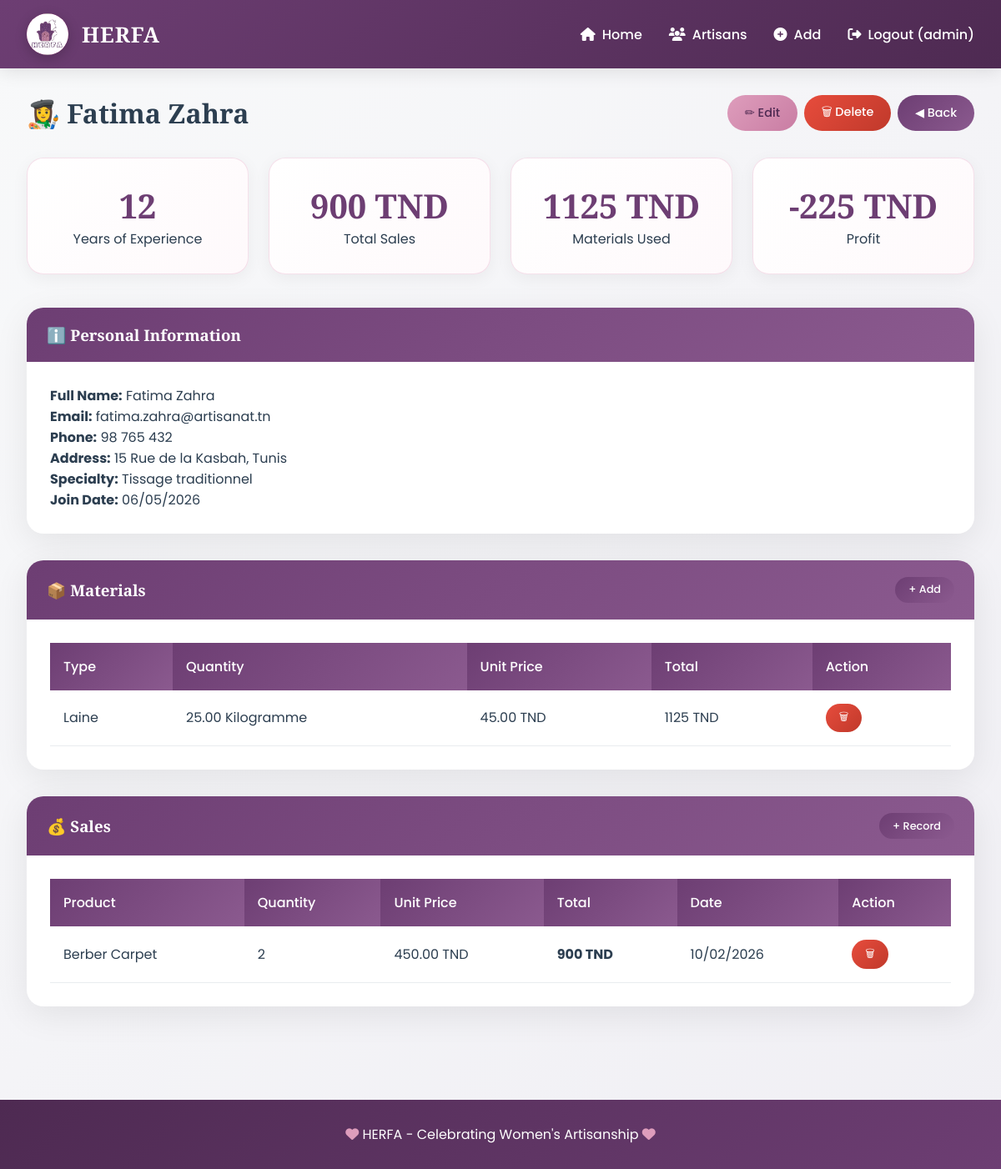
/artisans/1/ (signed in), run on the app's committed database.
### artisans/models.py (models this page shows, shortened)
class Artisan(models.Model):
    user = models.ForeignKey(User, on_delete=models.CASCADE, null=True, blank=True)
    first_name = models.CharField(max_length=100)
    last_name = models.CharField(max_length=100)
    email = models.EmailField(unique=True)
    phone = models.CharField(max_length=20)
    address = models.TextField()
    specialty = models.CharField(max_length=200)
    experience_years = models.IntegerField(default=0)
    profile_image = models.ImageField(upload_to='artisans/', blank=True, null=True)
    join_date = models.DateField(auto_now_add=True)
    is_active = models.BooleanField(default=True)
    user = models.ForeignKey(User, on_delete=models.CASCADE, null=True, blank=True)  # ← ADD THIS
    first_name = models.CharField(max_length=100)
    @property
    def full_name(self):
        return f"{self.first_name} {self.last_name}"

class Material(models.Model):
    MATERIAL_TYPES = [
        ('wool', 'Laine'),
        ('cotton', 'Coton'),
        ('silk', 'Soie'),
        ('thread', 'Fil'),
	('Argile','Argile'),
	('Silver','Argent'),
    ]
    UNITS = [
        ('kg', 'Kilogramme'),
        ('g', 'Gramme'),
        ('m', 'Mètre'),
        ('piece', 'Pièce'),
    ]
    artisan = models.ForeignKey(Artisan, on_delete=models.CASCADE, related_name='materials')
    material_type = models.CharField(max_length=50, choices=MATERIAL_TYPES)
    quantity = models.DecimalField(max_digits=10, decimal_places=2, validators=[MinValueValidator(0)])
    unit = models.CharField(max_length=20, choices=UNITS, default='kg')
    purchase_date = models.DateField()
    cost_per_unit = models.DecimalField(max_digits=10, decimal_places=2, validators=[MinValueValidator(0)])
    @property
    def total_cost(self):
        return self.quantity * self.cost_per_unit

class Sale(models.Model):
    artisan = models.ForeignKey(Artisan, on_delete=models.CASCADE, related_name='sales')
    product_name = models.CharField(max_length=200)
    quantity_sold = models.IntegerField(validators=[MinValueValidator(1)])
    unit_price = models.DecimalField(max_digits=10, decimal_places=2, validators=[MinValueValidator(0)])
    sale_date = models.DateField()
    customer_name = models.CharField(max_length=200, blank=True, null=True)  # ← AJOUTER CETTE LIGNE
    @property
    def total_price(self):
        return self.quantity_sold * self.unit_price
    class Meta:
        ordering = ['-sale_date']

### artisans/views.py (the view)
# urls.py: path('artisans/<int:pk>/', views.artisan_detail, name='artisan_detail'),
@login_required
def artisan_detail(request, pk):
    artisan = get_object_or_404(Artisan, pk=pk)
    materials = artisan.materials.all()
    sales = artisan.sales.all()
    total_sales = sum(s.total_price for s in sales)
    total_materials = sum(m.quantity * m.cost_per_unit for m in materials)
    return render(request, 'artisans/artisan_detail.html', {
        'artisan': artisan,
        'materials': materials,
        'sales': sales,
        'total_sales': total_sales,
        'total_materials': total_materials,
        'profit': total_sales - total_materials,
    })

### artisans/templates/artisans/artisan_detail.html
{% extends 'artisans/base.html' %}
{% block content %}
<div style="display: flex; justify-content: space-between; align-items: center; margin-bottom: 2rem;">
    <h1>👩‍🎨 {{ artisan.full_name }}</h1>
    <div style="display: flex; gap: 0.5rem;">
        <a href="{% url 'artisan_edit' artisan.pk %}" class="btn btn-secondary">✏ Edit</a>
        <a href="{% url 'artisan_delete' artisan.pk %}" class="btn btn-danger">🗑 Delete</a>
        <a href="{% url 'artisan_list' %}" class="btn btn-primary">◀ Back</a>
    </div>
</div>
<div class="stats-grid">
    <div class="stat-card">
        <div class="stat-number">{{ artisan.experience_years }}</div>
        <div>Years of Experience</div>
    </div>
    <div class="stat-card">
        <div class="stat-number">{{ total_sales|floatformat:0 }} TND</div>
        <div>Total Sales</div>
    </div>
    <div class="stat-card">
        <div class="stat-number">{{ total_materials|floatformat:0 }} TND</div>
        <div>Materials Used</div>
    </div>
    <div class="stat-card">
        <div class="stat-number">{{ profit|floatformat:0 }} TND</div>
        <div>Profit</div>
    </div>
</div>
<div class="card">
    <div class="card-header">
        <h3>ℹ️ Personal Information</h3>
    </div>
    <div class="card-body">
        <p><strong>Full Name:</strong> {{ artisan.full_name }}</p>
        <p><strong>Email:</strong> {{ artisan.email }}</p>
        <p><strong>Phone:</strong> {{ artisan.phone }}</p>
        <p><strong>Address:</strong> {{ artisan.address }}</p>
        <p><strong>Specialty:</strong> {{ artisan.specialty }}</p>
        <p><strong>Join Date:</strong> {{ artisan.join_date|date:"d/m/Y" }}</p>
    </div>
</div>
<div class="card">
    <div class="card-header" style="display: flex; justify-content: space-between;">
        <h3>📦 Materials</h3>
        <a href="{% url 'material_create' artisan.pk %}" class="btn btn-primary btn-sm">+ Add</a>
    </div>
    <div class="card-body">
        {% if materials %}
            <table>
                <thead>
                    <tr>
                        <th>Type</th>
                        <th>Quantity</th>
                        <th>Unit Price</th>
                        <th>Total</th>
                        <th>Action</th>
                    </tr>
                </thead>
                <tbody>
                    {% for material in materials %}
                    <tr>
                        <td>{{ material.get_material_type_display }}</td>
                        <td>{{ material.quantity }} {{ material.get_unit_display }}</td>
                        <td>{{ material.cost_per_unit }} TND</td>
                        <td>{{ material.total_cost|floatformat:0 }} TND</td>
                        <td>
                            <a href="{% url 'material_delete' material.pk %}" class="btn btn-danger btn-sm">🗑</a>
                        </td>
                    </tr>
                    {% endfor %}
                </tbody>
            </table>
        {% else %}
            <p>No materials. <a href="{% url 'material_create' artisan.pk %}">Add a material</a></p>
        {% endif %}
    </div>
</div>
<div class="card">
    <div class="card-header" style="display: flex; justify-content: space-between;">
        <h3>💰 Sales</h3>
        <a href="{% url 'sale_create' artisan.pk %}" class="btn btn-primary btn-sm">+ Record</a>
    </div>
    <div class="card-body">
        {% if sales %}
            <table>
                <thead>
                    <tr>
                        <th>Product</th>
                        <th>Quantity</th>
                        <th>Unit Price</th>
                        <th>Total</th>
                        <th>Date</th>
                        <th>Action</th>
                    </tr>
                </thead>
                <tbody>
                    {% for sale in sales %}
                    <tr>
                        <td>{{ sale.product_name }}</td>
                        <td>{{ sale.quantity_sold }}</td>
                        <td>{{ sale.unit_price }} TND</td>
                        <td><strong>{{ sale.total_price|floatformat:0 }} TND</strong></td>
                        <td>{{ sale.sale_date|date:"d/m/Y" }}</td>
                        <td>
                            <a href="{% url 'sale_delete' sale.pk %}" class="btn btn-danger btn-sm">🗑</a>
                        </td>
                    </tr>
                    {% endfor %}
                </tbody>
            </table>
        {% else %}
            <p>No sales. <a href="{% url 'sale_create' artisan.pk %}">Record a sale</a></p>
        {% endif %}
    </div>
</div>
{% endblock %}

### artisans/templates/artisans/base.html (shortened to what this page needs)
{% load static %}
<!DOCTYPE html>
<html lang="en">
<head>
    <link rel="stylesheet" href="https://cdnjs.cloudflare.com/ajax/libs/font-awesome/6.4.0/css/all.min.css">
</head>
<body>
    <nav class="navbar">
        <div class="nav-container">
            <div class="logo-area">
                <div class="logo-placeholder">
                <img src="/media/logo.jpeg" alt="Logo" style="width:100%;height:100%;object-fit:cover;border-radius:50%;">
            </div>
        <div class="logo-text">HERFA</span></div>
        </div>
            <div class="nav-links">
                <a href="{% url 'home' %}"><i class="fas fa-home"></i> Home</a>
                {% if user.is_authenticated %}
                    <a href="{% url 'artisan_list' %}"><i class="fas fa-users"></i> Artisans</a>
                    <a href="{% url 'artisan_create' %}"><i class="fas fa-plus-circle"></i> Add</a>
                    <a href="{% url 'logout' %}"><i class="fas fa-sign-out-alt"></i> Logout ({{ user.username }})</a>
                {% else %}
                    <a href="{% url 'login' %}"><i class="fas fa-sign-in-alt"></i> Login</a>
                    <a href="{% url 'register' %}"><i class="fas fa-user-plus"></i> Register</a>
                {% endif %}
            </div>
        </div>
    </nav>
    <div class="container">
        {% block content %}
        {% endblock %}
    </div>
    <footer class="footer">
        <p><i class="fas fa-heart" style="color: var(--secondary);"></i> HERFA - Celebrating Women's Artisanship <i class="fas fa-heart" style="color: var(--secondary);"></i></p>
    </footer>
</body>
</html>

### artisans/templates/artisans/base.html (style rules this page uses)
:root { --primary: #6D3E73; --primary-light: #8B5A8F; --primary-dark: #4E2A52; --secondary: #DE9DBC; --secondary-light: #EBB8D1; --secondary-dark: #C97DA3; --white: #FFFFFF; --gray-light: #F8F9FA; --gray: #E9ECEF; --text-dark: #2C3E50; --success: #27AE60; --danger: #E74C3C; --warning: #F39C12; }
* { margin: 0; padding: 0; box-sizing: border-box; }
body { font-family: 'Poppins', sans-serif; background: linear-gradient(135deg, #F8F9FA 0%, #F0EFF4 100%); color: var(--text-dark); min-height: 100vh; }
h1, h2, h3, h4, h5, h6 { font-family: 'Playfair Display', serif; font-weight: 600; }
.navbar { background: linear-gradient(135deg, var(--primary) 0%, var(--primary-dark) 100%); padding: 1rem 2rem; box-shadow: 0 4px 20px rgba(0,0,0,0.1); position: sticky; top: 0; z-index: 1000; }
.nav-container { max-width: 1400px; margin: 0 auto; display: flex; justify-content: space-between; align-items: center; flex-wrap: wrap; gap: 1rem; }
.logo-area { display: flex; align-items: center; gap: 1rem; }
.logo-placeholder { width: 50px; height: 50px; background: linear-gradient(135deg, var(--secondary), var(--secondary-dark)); border-radius: 50%; display: flex; align-items: center; justify-content: center; transition: transform 0.3s ease; box-shadow: 0 4px 15px rgba(0,0,0,0.2); overflow: hidden; }
.logo-text { font-size: 1.6rem; font-weight: 700; font-family: 'Playfair Display', serif; color: var(--white); letter-spacing: 1px; }
.nav-links { display: flex; gap: 2rem; align-items: center; flex-wrap: wrap; }
.nav-links a { color: var(--white); text-decoration: none; font-weight: 500; transition: all 0.3s ease; display: flex; align-items: center; gap: 0.5rem; }
.container { max-width: 1400px; margin: 0 auto; padding: 2rem; }
.card { background: var(--white); border-radius: 20px; box-shadow: 0 10px 40px rgba(0,0,0,0.08); overflow: hidden; transition: all 0.3s ease; border: none; margin-bottom: 2rem; }
.card-header { background: linear-gradient(135deg, var(--primary) 0%, var(--primary-light) 100%); padding: 1.25rem 1.5rem; border-bottom: none; }
.card-header h2, .card-header h3 { color: var(--white); margin: 0; display: flex; align-items: center; gap: 0.75rem; }
.card-body { padding: 1.75rem; }
.btn { display: inline-flex; align-items: center; gap: 0.5rem; padding: 0.6rem 1.3rem; border-radius: 50px; font-weight: 500; transition: all 0.3s ease; border: none; cursor: pointer; text-decoration: none; font-size: 0.9rem; }
.btn-primary { background: linear-gradient(135deg, var(--primary) 0%, var(--primary-light) 100%); color: white; }
.btn-secondary { background: linear-gradient(135deg, var(--secondary) 0%, var(--secondary-dark) 100%); color: var(--primary-dark); }
.btn-danger { background: linear-gradient(135deg, var(--danger) 0%, #C0392B 100%); color: white; }
.btn-sm { padding: 0.4rem 1rem; font-size: 0.8rem; }
.stats-grid { display: grid; grid-template-columns: repeat(auto-fit, minmax(220px, 1fr)); gap: 1.5rem; margin-bottom: 2.5rem; }
.stat-card { background: linear-gradient(135deg, var(--white) 0%, #FEF9FB 100%); padding: 1.8rem; text-align: center; border-radius: 20px; box-shadow: 0 5px 20px rgba(0,0,0,0.05); border: 1px solid rgba(222,157,188,0.3); transition: all 0.3s ease; }
.stat-number { font-size: 2.5rem; font-weight: 700; color: var(--primary); font-family: 'Playfair Display', serif; }
table { width: 100%; border-collapse: collapse; }
th { background: linear-gradient(135deg, var(--primary) 0%, var(--primary-light) 100%); color: white; padding: 1rem; text-align: left; font-weight: 500; }
td { padding: 1rem; border-bottom: 1px solid var(--gray); }
.footer { background: linear-gradient(135deg, var(--primary-dark) 0%, var(--primary) 100%); color: white; text-align: center; padding: 1.8rem; margin-top: 3rem; }

### data on the page
Artisan: full_name "Fatima Zahra", experience_years "12", email "fatima.zahra@artisanat.tn", phone "98 765 432", address "15 Rue de la Kasbah, Tunis", specialty "Tissage traditionnel", join_date "06/05/2026"
Material: material_type "Laine", quantity "25.00", unit "Kilogramme", cost_per_unit "45.00", total_cost "1125"
Sale: product_name "Berber Carpet", quantity_sold "2", unit_price "450.00", total_price "900", sale_date "10/02/2026"

### other printed values
{{ user.username }} "admin"
{{ total_sales|floatformat:0 }} "900"
{{ total_materials|floatformat:0 }} "1125"
{{ profit|floatformat:0 }} "-225"
